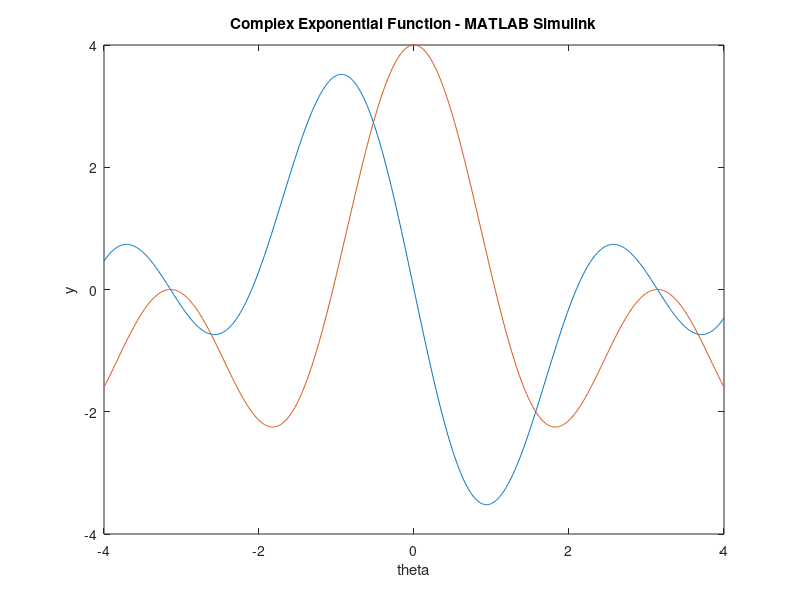
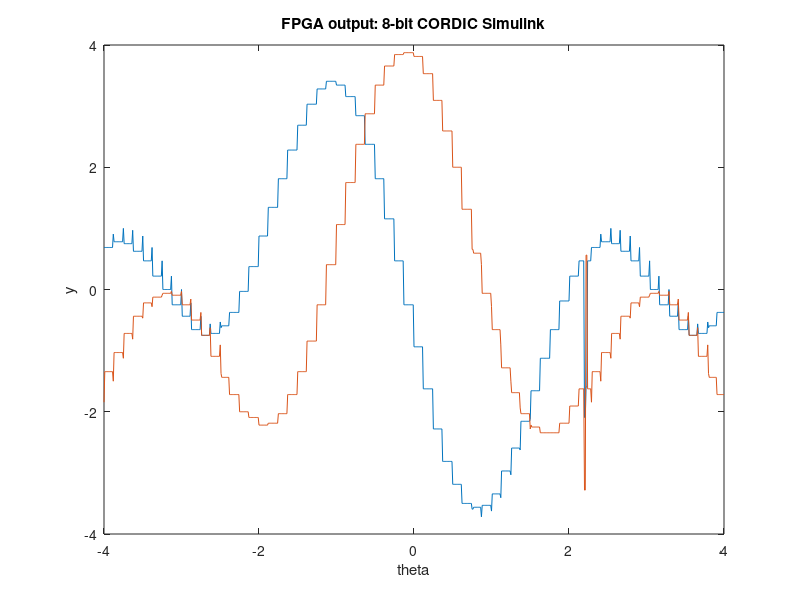
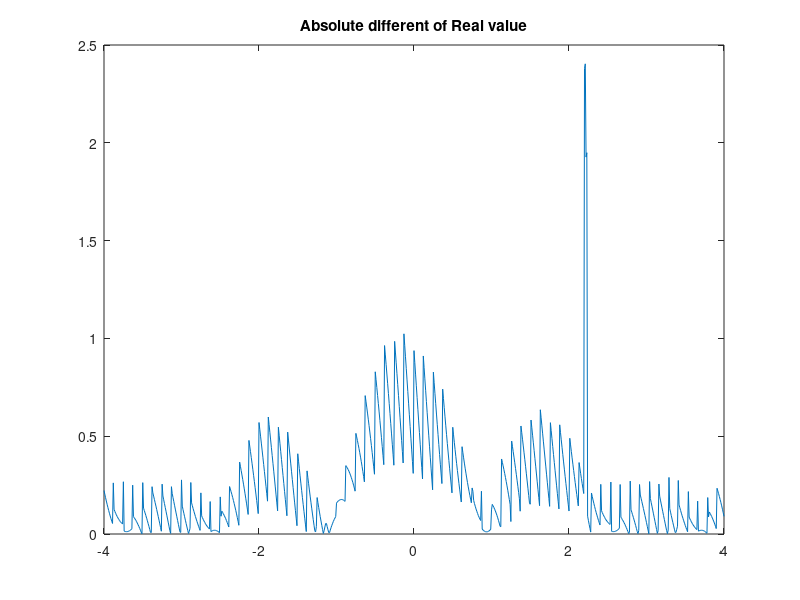

These charts were generated, in order, by the following MATLAB code:
clc;
clear all;
theta = -4:0.01:4;
y = exp((1i*1.*theta)+log(2))*exp(1i*pi/2)+exp((1i*2.*theta)+log(2))*exp(1i*pi/2);;

y_real = real(y);
y_imag = imag(y);
f1= figure;
plot(theta,y_real);
hold on
plot(theta,y_imag);
xlabel('theta'),
ylabel('y'),
title('Complex Exponential Function - MATLAB Simulink');

Theta = theta';

COS_MATLAB = cos(theta)';
SIN_MATLAB = sin(theta)';

MATLAB_IN_OUT = [Theta, COS_MATLAB, SIN_MATLAB];


fileID1 = fopen('FinalData_cos.txt','r');
fileID2 = fopen('FinalData_sin.txt','r');
formatSpec = '%f';

COS_FPGA = fscanf(fileID1,formatSpec);
SIN_FPGA = fscanf(fileID2,formatSpec);
COS_FPGA = COS_FPGA(20:820);
SIN_FPGA = SIN_FPGA(20:820);
z = COS_FPGA + SIN_FPGA*1i;

f2= figure;
plot(theta,COS_FPGA);
hold on
plot(theta,SIN_FPGA);
xlabel('theta'),
ylabel('y'),
title('FPGA output: 8-bit CORDIC Simulink');

% FPGA_IN_OUT = [Theta, COS_FPGA, SIN_FPGA];
% 
% 
cos_abs_diff = abs(y_real'-COS_FPGA);
sin_abs_diff = abs(y_imag' - SIN_FPGA);
% 
f3= figure;
plot(theta, cos_abs_diff);
title('Absolute different of Real value');
% 
Final_cos_abs_diff = sum( cos_abs_diff )/801;
Final_sin_abs_diff = sum( sin_abs_diff )/801;
%plot(theta, cos_abs_diff);
% 
% MSE_COS = immse(COS_MATLAB,COS_FPGA);
% MSE_SIN = immse(SIN_MATLAB,SIN_FPGA);
% 
% Accuracy = zeros(629,1);
% for j = 1:629
%     if (COS_FPGA(j)-COS_MATLAB(j))<0
%         Accuracy(j) = (abs(COS_FPGA(j)/COS_MATLAB(j)))*100;
%     else
%         Accuracy(j) = (abs(COS_MATLAB(j)/COS_FPGA(j)))*100;
%     end
% end
% 
% Accuracy_final = sum(Accuracy)/629;
% 
% 
% abs_cos_dif_10000000 = cos_abs_diff.*100000;
% f4= figure; plot(theta(2:629),abs_cos_dif_10000000(2:629));
% title('Zoomed absolute different of Consine value');

%abs_sin_dif_10000000 = sin_abs_diff.*100000;
%plot(theta(2:629),abs_sin_dif_10000000(2:629));
